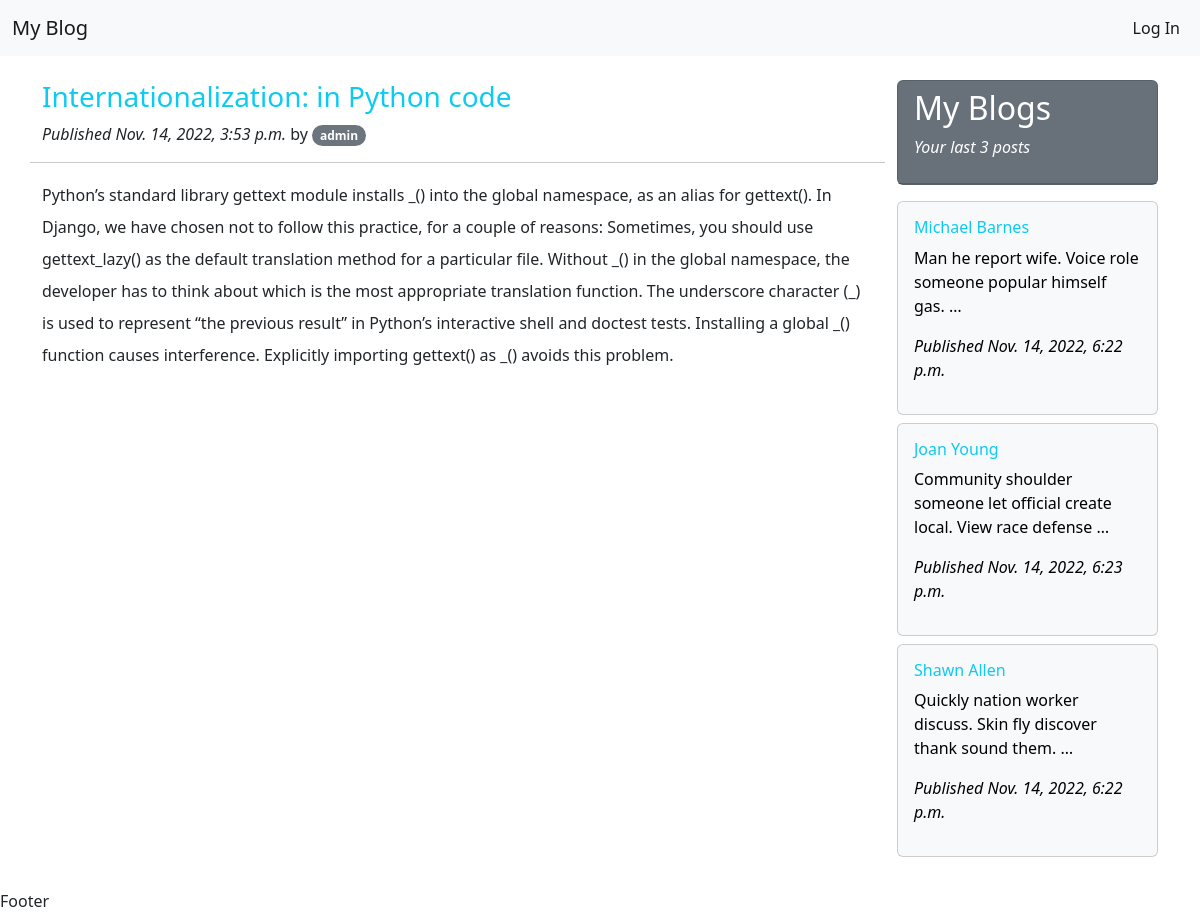
The page /posts/1/internationalization-in-python-code/ (signed in) on the database its author committed.
### pages/models.py (models this page shows, shortened)
class DateTime(models.Model):
    created_at=models.DateTimeField(auto_now_add=True)
    updated_at=models.DateTimeField(auto_now=True)
    class Meta:
        abstract = True

class Post(DateTime):
    author=models.ForeignKey(User, related_name="author", on_delete=models.CASCADE)
    title=models.CharField(max_length=150)
    slug = models.SlugField(max_length=300, verbose_name=_('Post Slug'))
    description=models.TextField(_("Describe your post here..."), max_length=3000)
    status=models.CharField(max_length=7,choices=STATUS, default='Draft')
    class Meta:
        verbose_name = _("Post")
        verbose_name_plural = _("Posts")
        ordering=['-created_at']

### pages/views.py (the view)
# urls.py: path("posts/<int:pk>/<slug:slug>/", views.post_detail , name="post_detail"),
def post_detail(request, pk, slug):
    post=models.Post.objects.get(
        pk=pk,
        slug=slug,
        status='Publish' )
    print(post)
    context = {
        'post': post,
    }
    return render(request, 'post_detail.html', context)

### pages/context_processors.py (called while the page is built)
def my_blogs(request):
    my_blogs = Post.objects.filter(author=request.user)[:3]
    return {
        'my_blogs': my_blogs,
    }

### pages/models.py (called while the page is built)
    def __str__(self):
        return self.title

    def get_absolute_url(self):
        return reverse("pages:post_detail", kwargs={"pk": self.pk, "slug":self.slug})

### templates/post_detail.html (shortened to what this page needs)
{% extends "base.html" %}
{% block content %}
	<div class="col-lg-9">
		<div id="postlist">
			<div class="panel">
                <div class="panel-heading">
                    <div class="text-center">
                        <div class="row">
                            <div class="col-sm-12 text-start">
                                <h3 class="text-info">{{post.title}}</h3>
                                <p class=""><span class="fst-italic">Published {{post.updated_at}}</span> by <span class="badge rounded-pill text-bg-secondary">{{post.author.username}}</span></p>
                            </div>
                            <hr/>
                        </div>
                    </div>
                </div>
            <div class="panel-body lh-lg fw-light">
                {{post.description}}
            </div>
        </div>
    </div>
</div>
{% endblock content %}

### templates/base.html (shortened to what this page needs)
<!doctype html>
<html lang="en">
  <head>
    <link href="https://cdn.jsdelivr.net/npm/bootstrap@5.2.2/dist/css/bootstrap.min.css" rel="stylesheet">
</head>
  <body>
    <div>
        {% include  'navbar.html' %}
    </div>
    <main class="container my-4">
        <div class="row">
            {% block content %}{% endblock %}
            <div class="col-lg-3">
                <div class="card text-bg-secondary mb-3" style="max-width: 18rem;">
                    <div class="card-header">
                        <h2>My Blogs</h2>
                        <p class="fst-italic">Your last 3 posts</p>
                    </div>
                </div>
                {% for myblog in my_blogs  %}
                <div class="card text-bg-light mb-2" style="max-width: 18rem; cursor: pointer;" onclick="location.href='{{myblog.get_absolute_url}}';">
                    <div class="card-body">
                      <h6 class="card-title text-info ">{{myblog.title|truncatechars:20}}</h6>
                      <p class="card-text">{{myblog.description|truncatewords:10}}</p>
                      <p class=""><span class="fst-italic">Published {{myblog.updated_at}}</span></p>
                    </div>
                </div>
                {% endfor %}
            </div>
        </div>
    </main>
    <div>Footer</div>
    <script src="https://cdn.jsdelivr.net/npm/bootstrap@5.2.2/dist/js/bootstrap.min.js"></script>  </body>
</html>

### rows shown on the page
Post: title "Internationalization: in Python code", updated_at "Nov. 14, 2022, 3:53 p.m.", author.username "admin", description "Python’s standard library gettext module installs _() into the global namespace, as an alias for gettext(). In Django, we have chosen not to follow this practice, for a couple of reasons: Sometimes, you should use gettext_lazy() as the default translation method for a particular file. Without _() in the global namespace, the developer has to think about which is the most appropriate translation function. The underscore character (_) is used to represent “the previous result” in Python’s interactive shell and doctest tests. Installing a global _() function causes interference. Explicitly importing gettext() as _() avoids this problem."
Post: title "Michael Barnes", description "Man he report wife. Voice role someone popular himself gas. …", updated_at "Nov. 14, 2022, 6:22 p.m."
Post: title "Joan Young", description "Community shoulder someone let official create local. View race defense …", updated_at "Nov. 14, 2022, 6:23 p.m."
Post: title "Shawn Allen", description "Quickly nation worker discuss. Skin fly discover thank sound them. …", updated_at "Nov. 14, 2022, 6:22 p.m."
